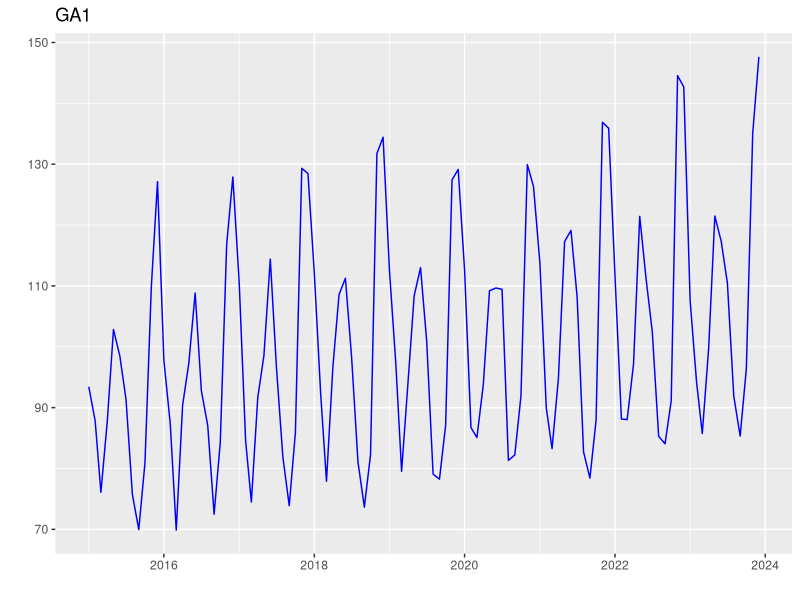
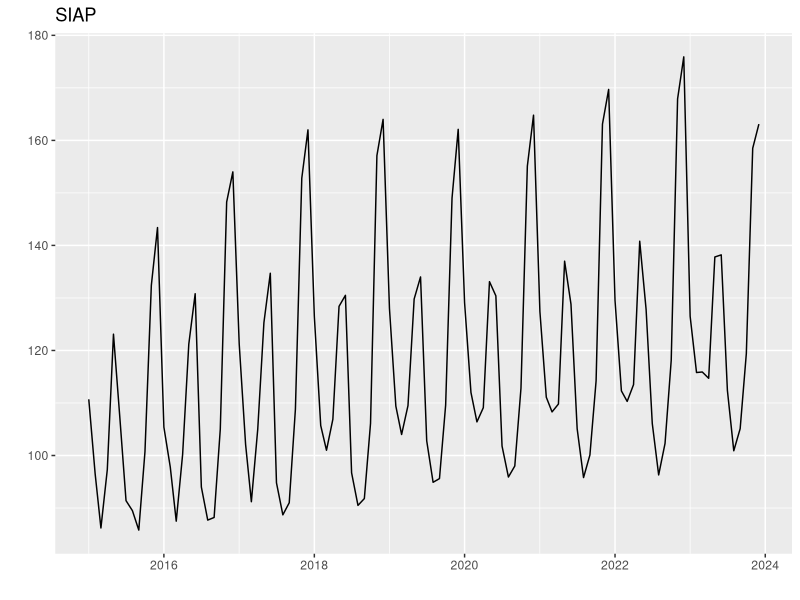
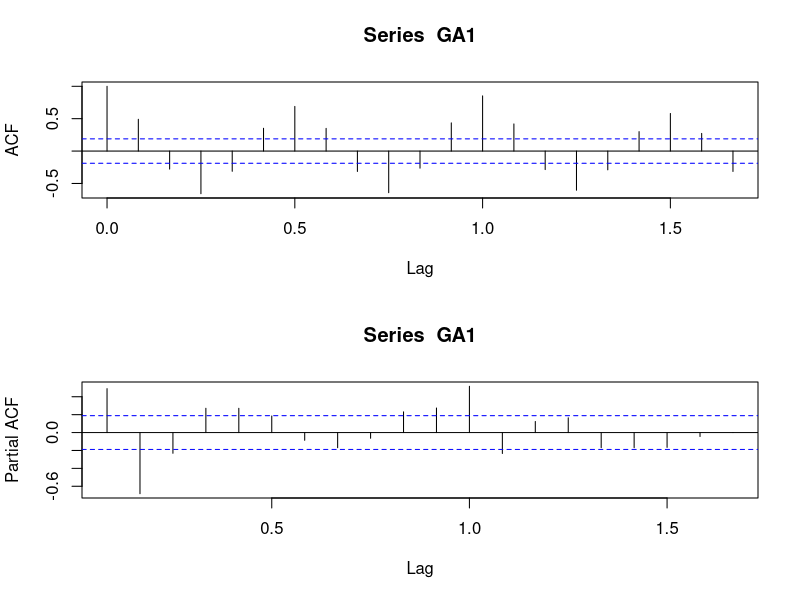
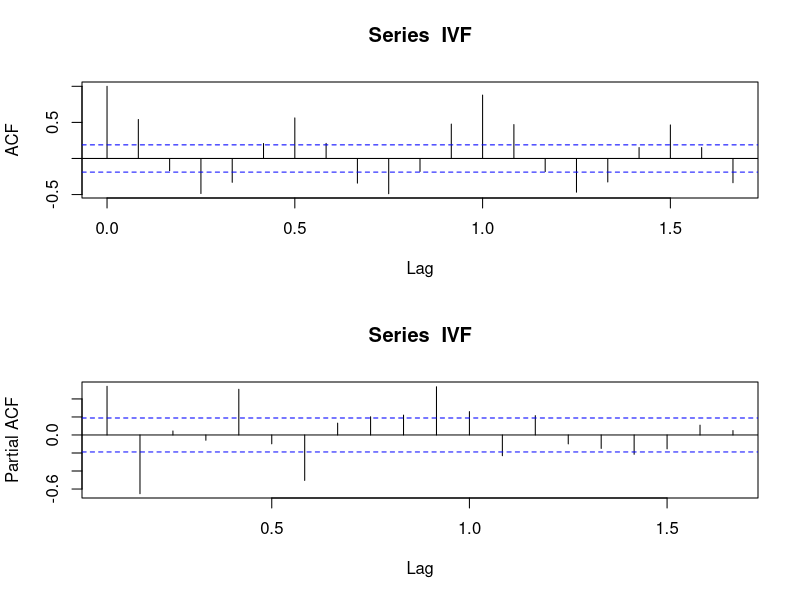

The R source for these figures, in order: (Note: this script raises an error after producing the figures.)
library(tseries)
library(forecast)

library(ggplot2)
library(ggfortify)

datosGA1 <- read.csv("./data/GA1.csv")
datosSIAP <- read.csv("./data/IVF_SIAP.csv")

# intervalo de tiempo que comparten ene2015-dic2023
GA1 <- ts(datosGA1[265:372, 2], start = 2015, frequency = 12)
IVF <- ts(datosSIAP[1:108, 2], start = 2015, frequency = 12)

# Visualizacion de GA1 y SIAP entre ene2015-dic2023
autoplot(GA1, ts.colour = "blue") + ggtitle("GA1")
autoplot(IVF, ts.colour = "black") + ggtitle("SIAP")

# Graficas ACF Y PCF de series originales
par(mfrow = c(2, 1))
acf(GA1)
pacf(GA1)

par(mfrow = c(2, 1))
acf(IVF)
pacf(IVF)

# Tests aumentados de Dickey-Fuller en ambas series
adf_testGA1comp <- adf.test(GA1, alternative = "stationary")
adf_testGA1comp
# p-valor = menor a 0.01 -> Evidencia de estacionariedad

adf_testSIAPcomp <- adf.test(IVF, alternative = "stationary")
adf_testSIAPcomp
# p-valor = 0.0153 -> Evidencia de estacionariedad

# Variables predictoras y objetivo
N <- length(GA1)
X <- IVF[1:(N - 1)]
Y <- GA1[1:(N - 1)]
Xpresente <- IVF[N]
Ypresente <- GA1[N]

# Ajuste de modelo ARIMA
arima_model <- auto.arima(Y, xreg = X, max.p = 12, max.q = 12, stepwise = FALSE, nmodels = 256, approximation = FALSE, stationary = TRUE, seasonal = FALSE, parallel = TRUE, num.cores = NULL)
summary(arima_model)
# Revisamos los residuales del modelo ARIMA ajustado
checkresiduals(arima_model)

# Ajuste de modelo SARIMA
sarima_model <- auto.arima(Y, xreg = X, max.p = 12, max.q = 12, max.P = 12, max.Q = 12, stepwise = FALSE, nmodels = 256, approximation = FALSE, stationary = TRUE, seasonal = TRUE, parallel = TRUE, num.cores = NULL)
summary(sarima_model)
# Revisamos los residuales del modelo SARIMA ajustado
checkresiduals(sarima_model)

# Realizamos nowcasting con ARIMA
GA1_presente_ARIMA <- forecast(arima_model, xreg = Xpresente, h = 1)
GA1_presente_ARIMA
par(mfrow = c(1,1))
plot(GA1_presente_ARIMA)

# Realizamos nowcasting con SARIMA
GA1_presente_SARIMA <- forecast(sarima_model, xreg = Xpresente, h = 1)
GA1_presente_SARIMA
par(mfrow = c(1,1))
plot(GA1_presente_SARIMA)

# Calculamos accuracy del valor predicho por SARIMA con el real
accuracy_SARIMA <- accuracy(GA1_presente_SARIMA, Ypresente)
accuracy_SARIMA
